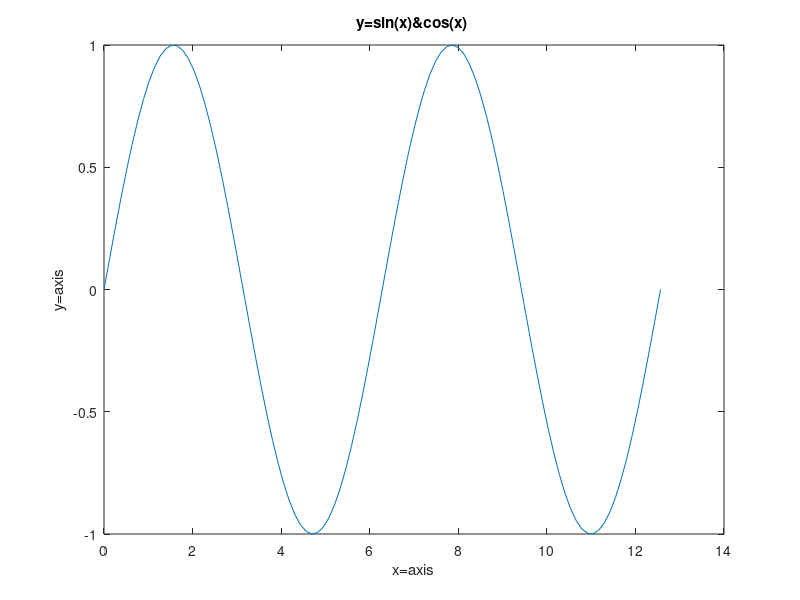

Recreate this plot in MATLAB. (Note: this script raises an error after producing the figure.)
clear;
x=linspace(0,4*pi,100);
y=sin(x);
plot(x,y);
xlabel('x=axis');
ylabel('y=axis');
title('y=sin(x)&cos(x) ');
axis([0.4*pi -2 2]);
grid on;
text(0.8,1.2,'sin(x)');
text(6.3,1.2,'cos(x)');

